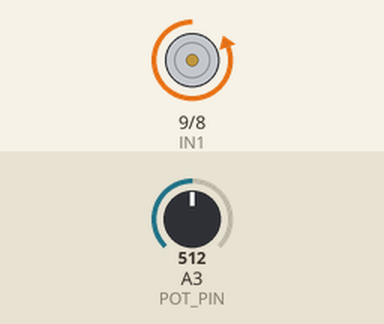
Bench run of a sketch on a simulated Arduino Uno, built with avr-gcc and run on an emulated ATmega328P. On the bench: motor-driver pin pairs drawn as motors (green arrow = first pin HIGH = forward, orange = second pin HIGH = backward, longer = more drive, scaled by the enable pin). Inputs (shaded band) come from the test bench; at power-on: A3 (POT_PIN) = 512. What the sketch prints to the serial monitor is not drawn.

Above: at 1.2 s.
1.3 s: A3 (POT_PIN) set to 534
2.9 s: A3 (POT_PIN) set to 716
At 4.4 s:
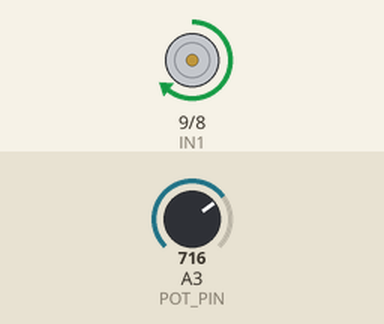
4.7 s: A3 (POT_PIN) set to 900
At 5.2 s:
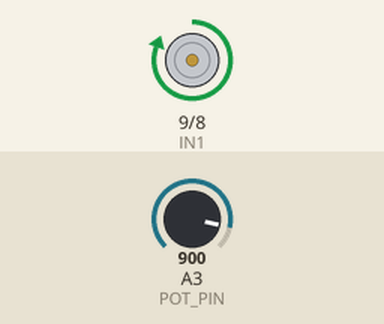
6.2 s: A3 (POT_PIN) set to 511
At 7.6 s:
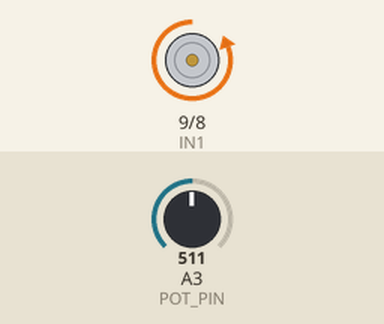
Timing chart, 0 to 8.7 s (numbered marks = the images above; inputs shaded):
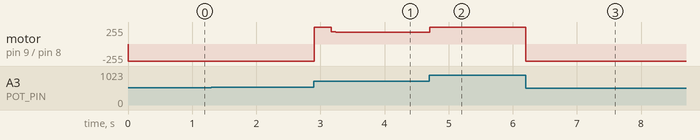

Measured:
- after the input at 2.9 s, motor on pin 9 (IN1) / pin 8 (IN2): backward 255/255 → forward 255/255 at once, → forward 179/255 0.26 s later
- after the input at 4.7 s, motor on pin 9 (IN1) / pin 8 (IN2): forward 179/255 → forward 255/255 at once
- after the input at 6.2 s, motor on pin 9 (IN1) / pin 8 (IN2): forward 255/255 → backward 255/255 at once

The sketch:

Control_new.ino
```cpp
// ==== Old Code ====
// volatile long pulseCount = 0;
// unsigned long prevTime = 0;
// unsigned long prevPulseCount = 0;
// float rpm = 0;

// unsigned long startTime = 0;  // Variable to store the time when the motor should start
// const unsigned long motorStartDelay = 5000; // 3 seconds delay before starting the motor
// const int UPDATE_INTERVAL = 50;


// ==== Pin Definitions ====
#define ENA 10
#define IN1 9
#define IN2 8
#define ENCODERA_PIN 19
#define ENCODERB_PIN 18
#define POT_PIN 17  // Potentiometer analog pin

// ==== Encoder Variables ====
volatile long pulseCount = 0;
const float PULSES_PER_REV = 134.4*4;  // Adjust to your encoder
float beamAngleRad = 0;

// ==== Control Gains ====
const float Kp = 212;
const float Kd = 29.5;
const float Ktheta = 1;

// ==== Control Variables ====
//float x_marble = 0;
float v_marble;
float theta;
float x_last;
float t_last;
const float x_want = 0.03;
float degPerPulse = 360.0 / PULSES_PER_REV;

// ==== Timing ====
const float dt = 10; //10 ms
unsigned long prevMicros = 0;
unsigned long prev_vel_micros = 0;

// ==== Load Variables ====
const float load_constant = 3.44;

// ==== Encoder Interrupts ====
 void encoderISRA() {
    if(digitalRead(ENCODERA_PIN) == HIGH) { //Rising edge in A
      if (digitalRead(ENCODERB_PIN) == HIGH) {
      pulseCount--;
    } else {
      pulseCount++;
    }
  } else { //Falling edge in B
    if (digitalRead(ENCODERB_PIN) == LOW) {
        pulseCount--;
    } else {
        pulseCount++;
    }
  }
}


void encoderISRB() {
    if(digitalRead(ENCODERB_PIN) == HIGH) { //Rising edge in B
      if (digitalRead(ENCODERA_PIN) == HIGH) {
      pulseCount++;
    } else {
      pulseCount--;
    }
  } else { //Falling edge in A
    if (digitalRead(ENCODERA_PIN) == LOW) {
        pulseCount++;
    } else {
        pulseCount--;
    }
  }
}

// ==== Setup ====
void setup() {
    //analogReadResolution(10);  // 12 bits = 4096 levels
    Serial.begin(115200);
    pinMode(ENA, OUTPUT);
    pinMode(IN1, OUTPUT);
    pinMode(IN2, OUTPUT);
    pinMode(ENCODERA_PIN, INPUT);
    pinMode(ENCODERB_PIN, INPUT);
    //pinMode(POT_PIN, INPUT);
    attachInterrupt(digitalPinToInterrupt(ENCODERA_PIN), encoderISRA, CHANGE);
    attachInterrupt(digitalPinToInterrupt(ENCODERB_PIN), encoderISRB, CHANGE);
}

//==== Helper Functions ====
float readMarblePosition() {
  int potVal = map(analogRead(POT_PIN), 40, 980, -85, 85);
  //int potVal = analogRead(POT_PIN);
  return potVal;
}


float readBeamAngle() {
  float angleDeg = pulseCount * degPerPulse;
  constrain(angleDeg, -10, 10);
  return angleDeg; // degrees
}

void updateVelocity(float x) {
  // v_marble = (x - x_last) / 10;
  // x_last = x;
  float alpha = 0.1;
  float v_raw;
  unsigned long t_now = millis();
  float dt = (t_now - t_last) / 1e3;

  if (dt > 0.001) {
    v_raw = (x - x_last) / dt;
    v_marble = alpha * v_raw + (1 - alpha) * v_marble;
    //v_marble = (x - x_last) / dt;
  }
  x_last = x;
  t_last = t_now;
}

float computeControl(float x, float v, float theta) {
  float V = Kp * (x - x_want) + (Kd * v) - (Ktheta * theta) + load_constant*(x) + 1.2;
  V = constrain(V, -4 , 4);
  return V;
}

void applyVoltage(float V) {
  int pwm = (int)(abs(V) / 4 * 255.0);
  pwm = constrain(pwm, 0, 255);
  analogWrite(ENA, pwm);
  if (V >= 0) {
    digitalWrite(IN1, HIGH);
    digitalWrite(IN2, LOW);
  } else {
    digitalWrite(IN1, LOW);
    digitalWrite(IN2, HIGH);
  }
}


void loop() {
  unsigned long currentTime = micros();
  if(currentTime - prevMicros >= 1000) {
    prevMicros = currentTime;
    float x_marble = readMarblePosition() / 1000;
    Serial.print(x_marble);
    theta = readBeamAngle();
    if(currentTime - prev_vel_micros >= 5000) {
      updateVelocity(x_marble);
      prev_vel_micros = currentTime;
    }
    float V_control = computeControl(x_marble, v_marble, -theta);
    applyVoltage(V_control);
    Serial.print("|");
    Serial.println(v_marble);
    //Serial.print("|");
    //Serial.println(-theta);

    // ==== Debug Print ====
    // Serial.print("x: "); Serial.print(x_marble, 4);
    // Serial.print(" | v: "); Serial.print(v_marble, 4);
    // Serial.print(" | theta: "); Serial.print(theta, 4);
    // Serial.print(" | V: "); Serial.print(V_control, 2);
  }
}
    // // Start motor after 3 seconds
    // if (currentTime - startTime >= motorStartDelay && (analogRead(ENA) == 0)) {
    //     analogWrite(ENA, 255);  // Turn on motor at full speed (255)
    //     digitalWrite(IN1, HIGH);
    //     digitalWrite(IN2, LOW);
    // }

    // // Calculate RPM every second (1000 ms)
    // if (currentTime - prevTime >= UPDATE_INTERVAL) {
    //     unsigned long elapsedPulses = (pulseCount - prevPulseCount);
    //     prevPulseCount = pulseCount;
    //     prevTime = currentTime;

    //     // Calculate RPM (Assuming pulse per revolution, adjust if needed)
    //     rpm = ((float)elapsedPulses / PULSES_PER_REV) * (60 * (1000 / UPDATE_INTERVAL));

    //     Serial.println(pulseCount);
```
